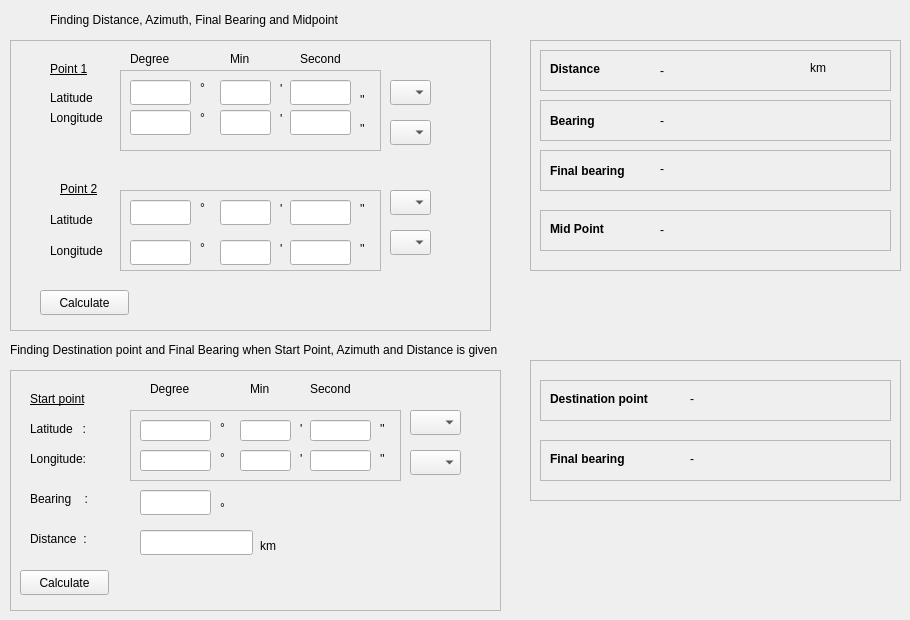
    <widget class="QWidget" name="tab_2">
     <attribute name="title">
      <string>Find Distance (input type: Deg Min Sec)</string>
     </attribute>
     <widget class="QFrame" name="frame_6">
      <property name="geometry">
       <rect>
        <x>530</x>
        <y>40</y>
        <width>371</width>
        <height>231</height>
       </rect>
      </property>
      <property name="frameShape">
       <enum>QFrame::StyledPanel</enum>
      </property>
      <property name="frameShadow">
       <enum>QFrame::Raised</enum>
      </property>
      <widget class="QFrame" name="frame_26">
       <property name="geometry">
        <rect>
         <x>10</x>
         <y>10</y>
         <width>351</width>
         <height>41</height>
        </rect>
       </property>
       <property name="frameShape">
        <enum>QFrame::StyledPanel</enum>
       </property>
       <property name="frameShadow">
        <enum>QFrame::Raised</enum>
       </property>
       <widget class="QLabel" name="distance_value_label">
        <property name="geometry">
         <rect>
          <x>120</x>
          <y>10</y>
          <width>121</width>
          <height>21</height>
         </rect>
        </property>
        <property name="text">
         <string>-</string>
        </property>
       </widget>
       <widget class="QLabel" name="label_13">
        <property name="geometry">
         <rect>
          <x>270</x>
          <y>10</y>
          <width>31</width>
          <height>16</height>
         </rect>
        </property>
        <property name="text">
         <string>km</string>
        </property>
       </widget>
       <widget class="QLabel" name="label_8">
        <property name="geometry">
         <rect>
          <x>10</x>
          <y>10</y>
          <width>67</width>
          <height>17</height>
         </rect>
        </property>
        <property name="font">
         <font>
          <weight>75</weight>
          <bold>true</bold>
         </font>
        </property>
        <property name="text">
         <string>Distance</string>
        </property>
       </widget>
      </widget>
      <widget class="QFrame" name="frame_27">
       <property name="geometry">
        <rect>
         <x>10</x>
         <y>60</y>
         <width>351</width>
         <height>41</height>
        </rect>
       </property>
       <property name="frameShape">
        <enum>QFrame::StyledPanel</enum>
       </property>
       <property name="frameShadow">
        <enum>QFrame::Raised</enum>
       </property>
       <widget class="QLabel" name="bearing_value_label">
        <property name="geometry">
         <rect>
          <x>120</x>
          <y>10</y>
          <width>121</width>
          <height>21</height>
         </rect>
        </property>
        <property name="text">
         <string>-</string>
        </property>
       </widget>
       <widget class="QLabel" name="label_9">
        <property name="geometry">
         <rect>
          <x>10</x>
          <y>10</y>
          <width>71</width>
          <height>21</height>
         </rect>
        </property>
        <property name="font">
         <font>
          <weight>75</weight>
          <bold>true</bold>
         </font>
        </property>
        <property name="text">
         <string>Bearing</string>
        </property>
       </widget>
      </widget>
      <widget class="QFrame" name="frame_28">
       <property name="geometry">
        <rect>
         <x>10</x>
         <y>110</y>
         <width>351</width>
         <height>41</height>
        </rect>
       </property>
       <property name="frameShape">
        <enum>QFrame::StyledPanel</enum>
       </property>
       <property name="frameShadow">
        <enum>QFrame::Raised</enum>
       </property>
       <widget class="QLabel" name="final_bearing_value_tab2_label">
        <property name="geometry">
         <rect>
          <x>120</x>
          <y>10</y>
          <width>131</width>
          <height>17</height>
         </rect>
        </property>
        <property name="text">
         <string>-</string>
        </property>
       </widget>
       <widget class="QLabel" name="label_10">
        <property name="geometry">
         <rect>
          <x>10</x>
          <y>10</y>
          <width>101</width>
          <height>21</height>
         </rect>
        </property>
        <property name="font">
         <font>
          <weight>75</weight>
          <bold>true</bold>
         </font>
        </property>
        <property name="text">
         <string>Final bearing</string>
        </property>
       </widget>
      </widget>
      <widget class="QFrame" name="frame_29">
       <property name="geometry">
        <rect>
         <x>10</x>
         <y>170</y>
         <width>351</width>
         <height>41</height>
        </rect>
       </property>
       <property name="frameShape">
        <enum>QFrame::StyledPanel</enum>
       </property>
       <property name="frameShadow">
        <enum>QFrame::Raised</enum>
       </property>
       <widget class="QLabel" name="midpoint_value_label_tab2">
        <property name="geometry">
         <rect>
          <x>120</x>
          <y>10</y>
          <width>611</width>
          <height>20</height>
         </rect>
        </property>
        <property name="text">
         <string>-</string>
        </property>
       </widget>
       <widget class="QLabel" name="label_11">
        <property name="geometry">
         <rect>
          <x>10</x>
          <y>10</y>
          <width>67</width>
          <height>17</height>
         </rect>
        </property>
        <property name="font">
         <font>
          <weight>75</weight>
          <bold>true</bold>
         </font>
        </property>
        <property name="text">
         <string>Mid Point</string>
        </property>
       </widget>
      </widget>
     </widget>
     <widget class="QFrame" name="frame_23">
      <property name="geometry">
       <rect>
        <x>10</x>
        <y>40</y>
        <width>481</width>
        <height>291</height>
       </rect>
      </property>
      <property name="frameShape">
       <enum>QFrame::StyledPanel</enum>
      </property>
      <property name="frameShadow">
       <enum>QFrame::Raised</enum>
      </property>
      <widget class="QLabel" name="label_17">
       <property name="geometry">
        <rect>
         <x>40</x>
         <y>170</y>
         <width>61</width>
         <height>20</height>
        </rect>
       </property>
       <property name="text">
        <string>Latitude</string>
       </property>
      </widget>
      <widget class="QLabel" name="label_18">
       <property name="geometry">
        <rect>
         <x>40</x>
         <y>200</y>
         <width>71</width>
         <height>21</height>
        </rect>
       </property>
       <property name="text">
        <string>Longitude</string>
       </property>
      </widget>
      <widget class="QLabel" name="label_6">
       <property name="geometry">
        <rect>
         <x>40</x>
         <y>40</y>
         <width>99</width>
         <height>36</height>
        </rect>
       </property>
       <property name="text">
        <string>Latitude</string>
       </property>
      </widget>
      <widget class="QLabel" name="label_7">
       <property name="geometry">
        <rect>
         <x>40</x>
         <y>60</y>
         <width>99</width>
         <height>36</height>
        </rect>
       </property>
       <property name="text">
        <string>Longitude</string>
       </property>
      </widget>
      <widget class="QComboBox" name="point2_lat_pole">
       <property name="geometry">
        <rect>
         <x>380</x>
         <y>150</y>
         <width>41</width>
         <height>25</height>
        </rect>
       </property>
      </widget>
      <widget class="QComboBox" name="point1_lat_pole">
       <property name="geometry">
        <rect>
         <x>380</x>
         <y>40</y>
         <width>41</width>
         <height>25</height>
        </rect>
       </property>
      </widget>
      <widget class="QComboBox" name="point2_lon_dir">
       <property name="geometry">
        <rect>
         <x>380</x>
         <y>190</y>
         <width>41</width>
         <height>25</height>
        </rect>
       </property>
      </widget>
      <widget class="QComboBox" name="point1_lon_dir">
       <property name="geometry">
        <rect>
         <x>380</x>
         <y>80</y>
         <width>41</width>
         <height>25</height>
        </rect>
       </property>
      </widget>
      <widget class="QFrame" name="frame_4">
       <property name="geometry">
        <rect>
         <x>110</x>
         <y>30</y>
         <width>261</width>
         <height>81</height>
        </rect>
       </property>
       <property name="frameShape">
        <enum>QFrame::StyledPanel</enum>
       </property>
       <property name="frameShadow">
        <enum>QFrame::Raised</enum>
       </property>
       <widget class="QLineEdit" name="lat1_deg_lineedit">
        <property name="geometry">
         <rect>
          <x>10</x>
          <y>10</y>
          <width>61</width>
          <height>25</height>
         </rect>
        </property>
       </widget>
       <widget class="QLineEdit" name="lat1_min_lineedit">
        <property name="geometry">
         <rect>
          <x>100</x>
          <y>10</y>
          <width>51</width>
          <height>25</height>
         </rect>
        </property>
       </widget>
       <widget class="QLineEdit" name="lat1_sec_lineedit">
        <property name="geometry">
         <rect>
          <x>170</x>
          <y>10</y>
          <width>61</width>
          <height>25</height>
         </rect>
        </property>
       </widget>
       <widget class="QLineEdit" name="lon1_deg_lineedit">
        <property name="geometry">
         <rect>
          <x>10</x>
          <y>40</y>
          <width>61</width>
          <height>25</height>
         </rect>
        </property>
       </widget>
       <widget class="QLineEdit" name="lon1_min_lineedit">
        <property name="geometry">
         <rect>
          <x>100</x>
          <y>40</y>
          <width>51</width>
          <height>25</height>
         </rect>
        </property>
       </widget>
       <widget class="QLineEdit" name="lon1_sec_lineedit">
        <property name="geometry">
         <rect>
          <x>170</x>
          <y>40</y>
          <width>61</width>
          <height>25</height>
         </rect>
        </property>
       </widget>
       <widget class="QLabel" name="label_33">
        <property name="geometry">
         <rect>
          <x>80</x>
          <y>10</y>
          <width>16</width>
          <height>16</height>
         </rect>
        </property>
        <property name="text">
         <string>°</string>
        </property>
       </widget>
       <widget class="QLabel" name="label_32">
        <property name="geometry">
         <rect>
          <x>80</x>
          <y>40</y>
          <width>16</width>
          <height>16</height>
         </rect>
        </property>
        <property name="text">
         <string>°</string>
        </property>
       </widget>
       <widget class="QLabel" name="label_35">
        <property name="geometry">
         <rect>
          <x>160</x>
          <y>10</y>
          <width>16</width>
          <height>17</height>
         </rect>
        </property>
        <property name="text">
         <string>'</string>
        </property>
       </widget>
       <widget class="QLabel" name="label_34">
        <property name="geometry">
         <rect>
          <x>160</x>
          <y>40</y>
          <width>16</width>
          <height>17</height>
         </rect>
        </property>
        <property name="text">
         <string>'</string>
        </property>
       </widget>
       <widget class="QLabel" name="label_36">
        <property name="geometry">
         <rect>
          <x>240</x>
          <y>20</y>
          <width>20</width>
          <height>20</height>
         </rect>
        </property>
        <property name="text">
         <string>''</string>
        </property>
       </widget>
       <widget class="QLabel" name="label_37">
        <property name="geometry">
         <rect>
          <x>240</x>
          <y>50</y>
          <width>16</width>
          <height>17</height>
         </rect>
        </property>
        <property name="text">
         <string>''</string>
        </property>
       </widget>
      </widget>
      <widget class="QFrame" name="frame_5">
       <property name="geometry">
        <rect>
         <x>110</x>
         <y>150</y>
         <width>261</width>
         <height>81</height>
        </rect>
       </property>
       <property name="frameShape">
        <enum>QFrame::StyledPanel</enum>
       </property>
       <property name="frameShadow">
        <enum>QFrame::Raised</enum>
       </property>
       <widget class="QLineEdit" name="lat2_deg_lineedit">
        <property name="geometry">
         <rect>
          <x>10</x>
          <y>10</y>
          <width>61</width>
          <height>25</height>
         </rect>
        </property>
       </widget>
       <widget class="QLineEdit" name="lat2_min_lineedit">
        <property name="geometry">
         <rect>
          <x>100</x>
          <y>10</y>
          <width>51</width>
          <height>25</height>
         </rect>
        </property>
       </widget>
       <widget class="QLineEdit" name="lat2_sec_lineedit">
        <property name="geometry">
         <rect>
          <x>170</x>
          <y>10</y>
          <width>61</width>
          <height>25</height>
         </rect>
        </property>
       </widget>
       <widget class="QLineEdit" name="lon2_deg_lineedit">
        <property name="geometry">
         <rect>
          <x>10</x>
          <y>50</y>
          <width>61</width>
          <height>25</height>
         </rect>
        </property>
       </widget>
       <widget class="QLineEdit" name="lon2_min_lineedit">
        <property name="geometry">
         <rect>
          <x>100</x>
          <y>50</y>
          <width>51</width>
          <height>25</height>
         </rect>
        </property>
       </widget>
       <widget class="QLineEdit" name="lon2_sec_lineedit">
        <property name="geometry">
         <rect>
          <x>170</x>
          <y>50</y>
          <width>61</width>
          <height>25</height>
         </rect>
        </property>
       </widget>
       <widget class="QLabel" name="label_38">
        <property name="geometry">
         <rect>
          <x>80</x>
          <y>10</y>
          <width>16</width>
          <height>16</height>
         </rect>
        </property>
        <property name="text">
         <string>°</string>
        </property>
       </widget>
       <widget class="QLabel" name="label_39">
        <property name="geometry">
         <rect>
          <x>80</x>
          <y>50</y>
          <width>16</width>
          <height>16</height>
         </rect>
        </property>
        <property name="text">
         <string>°</string>
        </property>
       </widget>
       <widget class="QLabel" name="label_40">
        <property name="geometry">
         <rect>
          <x>160</x>
          <y>10</y>
          <width>16</width>
          <height>17</height>
         </rect>
        </property>
        <property name="text">
         <string>'</string>
        </property>
       </widget>
       <widget class="QLabel" name="label_41">
        <property name="geometry">
         <rect>
          <x>160</x>
          <y>50</y>
          <width>16</width>
          <height>17</height>
         </rect>
        </property>
        <property name="text">
         <string>'</string>
        </property>
       </widget>
       <widget class="QLabel" name="label_43">
        <property name="geometry">
         <rect>
          <x>240</x>
          <y>10</y>
          <width>16</width>
          <height>17</height>
         </rect>
        </property>
        <property name="text">
         <string>''</string>
        </property>
       </widget>
       <widget class="QLabel" name="label_44">
        <property name="geometry">
         <rect>
          <x>240</x>
          <y>50</y>
          <width>16</width>
          <height>17</height>
         </rect>
        </property>
        <property name="text">
         <string>''</string>
        </property>
       </widget>
      </widget>
      <widget class="QLabel" name="label_12">
       <property name="geometry">
        <rect>
         <x>120</x>
         <y>10</y>
         <width>67</width>
         <height>17</height>
        </rect>
       </property>
       <property name="text">
        <string>Degree</string>
       </property>
      </widget>
      <widget class="QLabel" name="label_14">
       <property name="geometry">
        <rect>
         <x>220</x>
         <y>10</y>
         <width>41</width>
         <height>17</height>
        </rect>
       </property>
       <property name="text">
        <string>Min</string>
       </property>
      </widget>
      <widget class="QLabel" name="label_15">
       <property name="geometry">
        <rect>
         <x>290</x>
         <y>10</y>
         <width>67</width>
         <height>17</height>
        </rect>
       </property>
       <property name="text">
        <string>Second</string>
       </property>
      </widget>
      <widget class="QPushButton" name="calculate_button_tab2">
       <property name="geometry">
        <rect>
         <x>30</x>
         <y>250</y>
         <width>89</width>
         <height>25</height>
        </rect>
       </property>
       <property name="text">
        <string>Calculate</string>
       </property>
      </widget>
      <widget class="QLabel" name="label_81">
       <property name="geometry">
        <rect>
         <x>40</x>
         <y>20</y>
         <width>67</width>
         <height>17</height>
        </rect>
       </property>
       <property name="font">
        <font>
         <underline>true</underline>
        </font>
       </property>
       <property name="text">
        <string>Point 1</string>
       </property>
      </widget>
      <widget class="QLabel" name="label_82">
       <property name="geometry">
        <rect>
         <x>50</x>
         <y>140</y>
         <width>67</width>
         <height>17</height>
        </rect>
       </property>
       <property name="font">
        <font>
         <underline>true</underline>
        </font>
       </property>
       <property name="text">
        <string>Point 2</string>
       </property>
      </widget>
     </widget>
     <widget class="QFrame" name="frame_24">
      <property name="geometry">
       <rect>
        <x>530</x>
        <y>360</y>
        <width>371</width>
        <height>141</height>
       </rect>
      </property>
      <property name="frameShape">
       <enum>QFrame::StyledPanel</enum>
      </property>
      <property name="frameShadow">
       <enum>QFrame::Raised</enum>
      </property>
      <widget class="QFrame" name="frame_30">
       <property name="geometry">
        <rect>
         <x>10</x>
         <y>20</y>
         <width>351</width>
         <height>41</height>
        </rect>
       </property>
       <property name="frameShape">
        <enum>QFrame::StyledPanel</enum>
       </property>
       <property name="frameShadow">
        <enum>QFrame::Raised</enum>
       </property>
       <widget class="QLabel" name="destination_label_value_tab2">
        <property name="geometry">
         <rect>
          <x>150</x>
          <y>10</y>
          <width>331</width>
          <height>17</height>
         </rect>
        </property>
        <property name="text">
         <string>-</string>
        </property>
       </widget>
       <widget class="QLabel" name="label_21">
        <property name="geometry">
         <rect>
          <x>10</x>
          <y>10</y>
          <width>141</width>
          <height>17</height>
         </rect>
        </property>
        <property name="font">
         <font>
          <weight>75</weight>
          <bold>true</bold>
         </font>
        </property>
        <property name="text">
         <string>Destination point</string>
        </property>
       </widget>
      </widget>
      <widget class="QFrame" name="frame_31">
       <property name="geometry">
        <rect>
         <x>10</x>
         <y>80</y>
         <width>351</width>
         <height>41</height>
        </rect>
       </property>
       <property name="frameShape">
        <enum>QFrame::StyledPanel</enum>
       </property>
       <property name="frameShadow">
        <enum>QFrame::Raised</enum>
       </property>
       <widget class="QLabel" name="final_bearing_value_label_lab2">
        <property name="geometry">
         <rect>
          <x>150</x>
          <y>10</y>
          <width>181</width>
          <height>17</height>
         </rect>
        </property>
        <property name="text">
         <string>-</string>
        </property>
       </widget>
       <widget class="QLabel" name="label_22">
        <property name="geometry">
         <rect>
          <x>10</x>
          <y>10</y>
          <width>101</width>
          <height>17</height>
         </rect>
        </property>
        <property name="font">
         <font>
          <weight>75</weight>
          <bold>true</bold>
         </font>
        </property>
        <property name="text">
         <string>Final bearing</string>
        </property>
       </widget>
      </widget>
     </widget>
     <widget class="QFrame" name="frame_25">
      <property name="geometry">
       <rect>
        <x>10</x>
        <y>370</y>
        <width>491</width>
        <height>241</height>
       </rect>
      </property>
      <property name="frameShape">
       <enum>QFrame::StyledPanel</enum>
      </property>
      <property name="frameShadow">
       <enum>QFrame::Raised</enum>
      </property>
      <widget class="QComboBox" name="start_point_lat_combo">
       <property name="geometry">
        <rect>
         <x>400</x>
         <y>40</y>
         <width>51</width>
         <height>25</height>
        </rect>
       </property>
      </widget>
      <widget class="QComboBox" name="start_point_lon_combo">
       <property name="geometry">
        <rect>
         <x>400</x>
         <y>80</y>
         <width>51</width>
         <height>25</height>
        </rect>
       </property>
      </widget>
      <widget class="QFrame" name="frame">
       <property name="geometry">
        <rect>
         <x>120</x>
         <y>40</y>
         <width>271</width>
         <height>71</height>
        </rect>
       </property>
       <property name="frameShape">
        <enum>QFrame::StyledPanel</enum>
       </property>
       <property name="frameShadow">
        <enum>QFrame::Raised</enum>
       </property>
       <widget class="QLineEdit" name="startpoint_lat_deg_lineedit_tab2">
        <property name="geometry">
         <rect>
          <x>10</x>
          <y>10</y>
          <width>71</width>
          <height>21</height>
         </rect>
        </property>
       </widget>
       <widget class="QLineEdit" name="startpoint_lat_min_lineedit_tab2">
        <property name="geometry">
         <rect>
          <x>110</x>
          <y>10</y>
          <width>51</width>
          <height>21</height>
         </rect>
        </property>
       </widget>
       <widget class="QLineEdit" name="startpoint_lat_sec_lineedit_tab2">
        <property name="geometry">
         <rect>
          <x>180</x>
          <y>10</y>
          <width>61</width>
          <height>21</height>
         </rect>
        </property>
       </widget>
       <widget class="QLineEdit" name="startpoint_lon_min_lineedit_tab2">
        <property name="geometry">
         <rect>
          <x>110</x>
          <y>40</y>
          <width>51</width>
          <height>21</height>
         </rect>
        </property>
       </widget>
       <widget class="QLineEdit" name="startpoint_lon_deg_lineedit_tab2">
        <property name="geometry">
         <rect>
          <x>10</x>
          <y>40</y>
          <width>71</width>
          <height>21</height>
         </rect>
        </property>
       </widget>
       <widget class="QLineEdit" name="startpoint_lon_sec_lineedit_tab2">
        <property name="geometry">
         <rect>
          <x>180</x>
          <y>40</y>
          <width>61</width>
          <height>21</height>
         </rect>
        </property>
       </widget>
       <widget class="QLabel" name="label_46">
        <property name="geometry">
         <rect>
          <x>90</x>
          <y>10</y>
          <width>16</width>
          <height>16</height>
         </rect>
        </property>
        <property name="text">
         <string>°</string>
        </property>
       </widget>
       <widget class="QLabel" name="label_47">
        <property name="geometry">
         <rect>
          <x>90</x>
          <y>40</y>
          <width>16</width>
          <height>16</height>
         </rect>
        </property>
        <property name="text">
         <string>°</string>
        </property>
       </widget>
       <widget class="QLabel" name="label_49">
        <property name="geometry">
         <rect>
          <x>170</x>
          <y>10</y>
          <width>16</width>
          <height>17</height>
         </rect>
        </property>
        <property name="text">
         <string>'</string>
        </property>
       </widget>
       <widget class="QLabel" name="label_50">
        <property name="geometry">
         <rect>
          <x>170</x>
          <y>40</y>
          <width>16</width>
          <height>17</height>
         </rect>
        </property>
        <property name="text">
         <string>'</string>
        </property>
       </widget>
       <widget class="QLabel" name="label_52">
        <property name="geometry">
         <rect>
          <x>250</x>
          <y>10</y>
          <width>16</width>
          <height>17</height>
         </rect>
        </property>
        <property name="text">
         <string>''</string>
        </property>
       </widget>
       <widget class="QLabel" name="label_53">
        <property name="geometry">
         <rect>
          <x>250</x>
          <y>40</y>
          <width>16</width>
          <height>17</height>
         </rect>
        </property>
        <property name="text">
         <string>''</string>
        </property>
       </widget>
      </widget>
      <widget class="QLineEdit" name="bearing_deg_lineedit_tab2">
       <property name="geometry">
        <rect>
         <x>130</x>
         <y>120</y>
         <width>71</width>
         <height>25</height>
        </rect>
       </property>
      </widget>
      <widget class="QLabel" name="label_48">
       <property name="geometry">
        <rect>
         <x>210</x>
         <y>130</y>
         <width>16</width>
         <height>16</height>
        </rect>
       </property>
       <property name="text">
        <string>°</string>
       </property>
      </widget>
      <widget class="QLineEdit" name="distance_lineedit_tab2">
       <property name="geometry">
        <rect>
         <x>130</x>
         <y>160</y>
         <width>113</width>
         <height>25</height>
        </rect>
       </property>
      </widget>
      <widget class="QLabel" name="label_45">
       <property name="geometry">
        <rect>
         <x>250</x>
         <y>160</y>
         <width>41</width>
         <height>31</height>
        </rect>
       </property>
       <property name="text">
        <string>km</string>
       </property>
      </widget>
      <widget class="QPushButton" name="calculate_button_destination_point_tab2">
       <property name="geometry">
        <rect>
         <x>10</x>
         <y>200</y>
         <width>89</width>
         <height>25</height>
        </rect>
       </property>
       <property name="text">
        <string>Calculate</string>
       </property>
      </widget>
      <widget class="QLabel" name="label_20">
       <property name="geometry">
        <rect>
         <x>20</x>
         <y>160</y>
         <width>81</width>
         <height>17</height>
        </rect>
       </property>
       <property name="text">
        <string>Distance  :</string>
       </property>
      </widget>
      <widget class="QLabel" name="label_19">
       <property name="geometry">
        <rect>
         <x>20</x>
         <y>120</y>
         <width>81</width>
         <height>17</height>
        </rect>
       </property>
       <property name="text">
        <string>Bearing    :</string>
       </property>
      </widget>
      <widget class="QLabel" name="label_16">
       <property name="geometry">
        <rect>
         <x>20</x>
         <y>20</y>
         <width>81</width>
         <height>17</height>
        </rect>
       </property>
       <property name="font">
        <font>
         <underline>true</underline>
        </font>
       </property>
       <property name="text">
        <string>Start point</string>
       </property>
      </widget>
      <widget class="QLabel" name="label_31">
       <property name="geometry">
        <rect>
         <x>300</x>
         <y>10</y>
         <width>67</width>
         <height>17</height>
        </rect>
       </property>
       <property name="text">
        <string>Second</string>
       </property>
      </widget>
      <widget class="QLabel" name="label_30">
       <property name="geometry">
        <rect>
         <x>240</x>
         <y>10</y>
         <width>41</width>
         <height>17</height>
        </rect>
       </property>
       <property name="text">
        <string>Min</string>
       </property>
      </widget>
      <widget class="QLabel" name="label_29">
       <property name="geometry">
        <rect>
         <x>140</x>
         <y>10</y>
         <width>51</width>
         <height>17</height>
        </rect>
       </property>
       <property name="text">
        <string>Degree</string>
       </property>
      </widget>
      <widget class="QLabel" name="label_92">
       <property name="geometry">
        <rect>
         <x>20</x>
         <y>50</y>
         <width>81</width>
         <height>17</height>
        </rect>
       </property>
       <property name="text">
        <string>Latitude   :</string>
       </property>
      </widget>
      <widget class="QLabel" name="label_93">
       <property name="geometry">
        <rect>
         <x>20</x>
         <y>80</y>
         <width>81</width>
         <height>17</height>
        </rect>
       </property>
       <property name="text">
        <string>Longitude:</string>
       </property>
      </widget>
     </widget>
     <widget class="QLabel" name="label_83">
      <property name="geometry">
       <rect>
        <x>50</x>
        <y>10</y>
        <width>491</width>
        <height>20</height>
       </rect>
      </property>
      <property name="text">
       <string>Finding Distance, Azimuth, Final Bearing and Midpoint</string>
      </property>
     </widget>
     <widget class="QLabel" name="label_89">
      <property name="geometry">
       <rect>
        <x>10</x>
        <y>340</y>
        <width>741</width>
        <height>20</height>
       </rect>
      </property>
      <property name="text">
       <string>Finding Destination point and Final Bearing when Start Point, Azimuth and Distance is given</string>
      </property>
     </widget>
    </widget>
